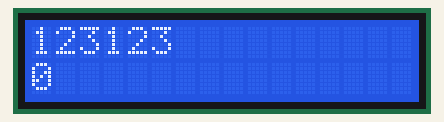
Recording of a sketch running on a simulated Arduino Uno, built with avr-gcc and run on an emulated ATmega328P. Shown: 16×2 character LCD.

Above: at 0.1 s.
At 4.1 s:
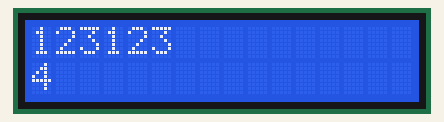
At 9.1 s:
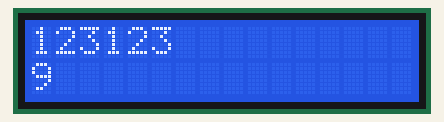
At 19.1 s:
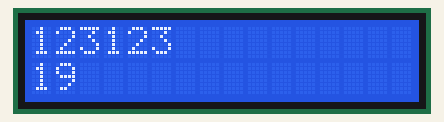
At 29.1 s:
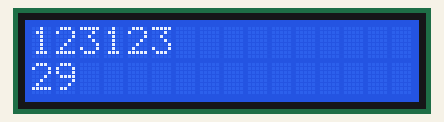
At 39.1 s:
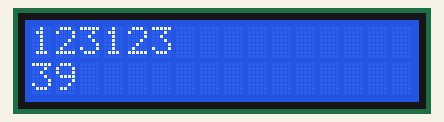

Measured:
- what the display in image 1 shows lasts 1.0 s, from 4.0 s to 5.0 s

The sketch:

Latihan_17.ino
```cpp
// include the library code:
#include <LiquidCrystal.h>

// initialize the library by associating any needed LCD interface pin
// with the arduino pin number it is connected to
const int rs = 12, en = 11, d4 = 5, d5 = 4, d6 = 3, d7 = 2;
LiquidCrystal lcd(rs, en, d4, d5, d6, d7);

void setup() {
  // set up the LCD's number of columns and rows:
  lcd.begin(16, 2);
  // Print a message to the LCD.
  lcd.print("123123");
}

void loop() {
  // set the cursor to column 0, line 1
  // (note: line 1 is the second row, since counting begins with 0):
  lcd.setCursor(0, 1);
  // print the number of seconds since reset:
  lcd.print(millis() / 1000);
}
```
